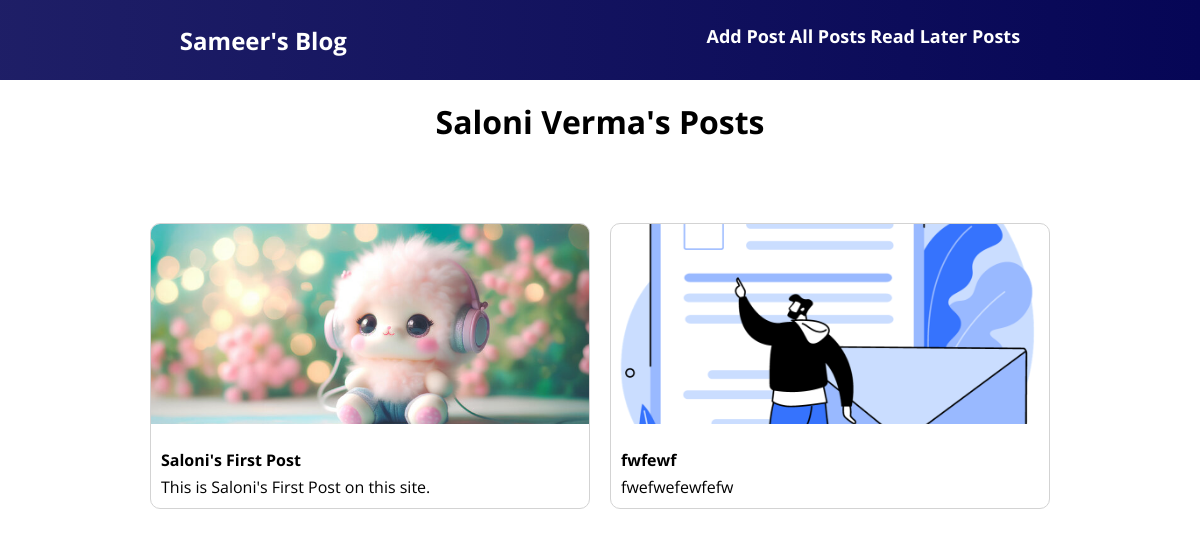
The page /author/posts/2 on the database its author committed.
### blog/models.py (models this page shows, shortened)
class Post(models.Model):
  title=models.CharField(max_length=200)
  meta = models.TextField()
  image = models.ImageField(upload_to="images",null=True)
  date = models.DateTimeField(auto_now=True)
  slug = models.SlugField(db_index=True)
  content = models.TextField()
  author = models.ForeignKey(Author, on_delete=models.CASCADE, related_name="posts")
  tags = models.ManyToManyField(Tag,related_name="posts")
  def get_absolute_url(self):
      return reverse("single-post",args=[self.slug,self.id])

### blog/views.py (the view)
# urls.py: path('author/posts/<int:id>', views.AuthorPosts.as_view(), name="author-posts"),
class AuthorPosts(View):
    def get(self, request, id):
        try:
            author = Author.objects.get(pk=id)
            author_posts = author.posts.all()
            return render(request, "blog/author_posts.html", {
                "author_name": f"{author.first_name} {author.last_name}",
                "author_posts": author_posts
            })
        except:
            return Http404()

### blog/templates/blog/author_posts.html (shortened to what this page needs)
{% extends "base.html" %}
{% load static %}
{% block css_files %}
  <link rel="stylesheet" href="{% static "blog/header.css" %}"/>
  <link rel="stylesheet" href="{% static "blog/posts.css" %}"/>
{% endblock css_files %}
{% block content %}
  {% include "blog/includes/header.html" %}
  <div class="container">
    <h1>{{author_name}}'s Posts</h1>
    <div class="posts-container">
      {% for post in author_posts %}
        {% include "blog/includes/post_title_meta.html" %}
      {% endfor %}
    </div>
  </div>
{% endblock content %}

### blog/templates/blog/includes/post_title_meta.html
<div class="post">
  <a href="{{ post.get_absolute_url }}">
    <img src="{{post.image.url}}"/>
    <div class="post-text">
      <h4>{{post.title}}</h4>
      <p>{{post.meta}}</p>
    </div>
  </a>
</div>

### static/styles.css (style rules this page uses)
* { font-family: "Open Sans", sans-serif, "Times New Roman", Times, serif; box-sizing: border-box; padding: 0; margin: 0; }
a { text-decoration: none; color: black; }
.container { display: flex; align-items: center; flex-direction: column; gap:10vh; padding:20px; }

### blog/static/blog/posts.css (style rules this page uses)
.posts-container { display: grid; grid-template-columns: repeat(auto-fit,minmax(200px,1fr)); gap:20px; width: 100%; max-width: 900px; }
.post img { width:100%; height:200px; object-fit: cover; margin-bottom: 10px; }
.post-text { padding:10px; }
.post-text p { margin-top:5px; }

### rows shown on the page
Post: image (picture), title "Saloni's First Post", meta "This is Saloni's First Post on this site."
Post: image (picture), title "fwfewf", meta "fwefwefewfefw"

### other values the page prints
{{ author_name }} "Saloni Verma"
